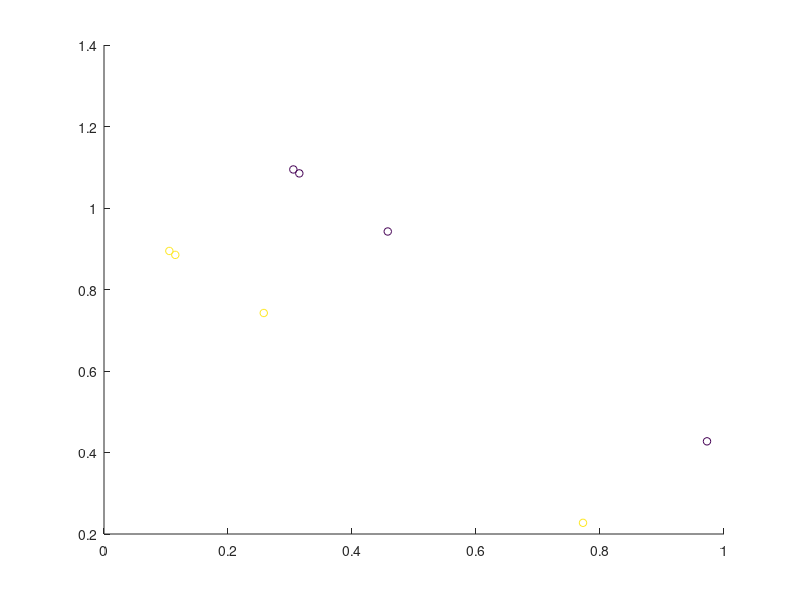

This chart was generated by the following MATLAB code: (Note: this script raises an error after producing the figure.)
% This script is a demo showing some simple decoding on simulated toy data.
% The toy data are simple matlab matrices and no "real" fMRI or EEG data.

clear all
dbstop if error % if something goes wrong

%% Set the output directory where data will be saved
% cfg.results.dir = % e.g. 'toyresults'
cfg.results.write = 0; % no results are written to disk


%% generate some toy data
% define number of "runs" and center means
nruns = 4; % lets simulate we have n runs
set2.mean = [0 0];
set1.mean = [.2 .2]; % should have the same dim as set1, otherwise it wont work (and would not make sense, either)

% data on two shifted lines
x = rand(nruns, 1);
dat = [x, x.*(-1) + 1];
data1 = dat + repmat(set1.mean, nruns, 1);
data2 = dat + repmat(set2.mean, nruns, 1);

% alternative: uniform
% data1 = rand(nruns, length(set1.mean)) + repmat(set1.mean, nruns, 1);
% data2 = rand(nruns, length(set2.mean)) + repmat(set2.mean, nruns, 1);

% put all together in a data matrix
data = [data1; data2]; 

%% add data description
% save labels
cfg.files.label = [ones(size(data1,1), 1); 2*ones(size(data1,1), 1)];

% save run number
cfg.files.step = [1:nruns, 1:nruns]';

% save a description
for ifile = 1:length(cfg.files.label)
    cfg.files.name(ifile) = {sprintf('class%i_run%i', cfg.files.label(ifile), cfg.files.step(ifile))};
end

% add an empty mask
cfg.files.mask = '';

%% plot the data (if 2d)
if size(data, 2) == 2
    scatter(data(:, 1), data(:, 2), 30, cfg.files.label);
end

%% Prepare data for passing
pass_data.data = data;
pass_data.mask_index = 1:size(data, 2); % use all voxels
pass_data.files = cfg.files;
pass_data.hdr = ''; % we don't need a header, because we don't write img-files as output (but mat-files)
pass_data.dim = [length(set1.mean), 1, 1]; % add dimension information of the original data
% passed_data.voxelsize = [1 1 1];


%% Add defaults for the remaining parameters that we did not specify
cfg = decoding_defaults(cfg);

% Set the analysis that should be performed (here we only want to do 1
% decoding)
cfg.analysis = 'wholebrain';
cfg.results.output = {'accuracy', 'model_parameters'}; % add if you want to see the model

%% Nothing needs to be changed below for a standard leave-one-run out cross
% validation analysis.

% Create a leave-one-run-out cross validation design:
cfg.design = make_design_cv(cfg); 
print_design(cfg);

%% Decoding Parameters

% default: -s 0 -t 0 -c 1 -b 0
cfg.decoding.train.classification.model_parameters = '-s 0 -t 0 -c 1000 -b 0';

%% Run decoding
[results, cfg] = decoding(cfg, pass_data);

%% Print decision boundary in figure
if isfield(results, 'model_parameters')
    svm_model = results.model_parameters.output(1).model(1); % get the model of the first SVM
    [X, Y] = meshgrid(-2:.11:3);
    Z = X;
    [predicted, acc, decision_values] = svmpredict(zeros(size(X(:))),[X(:), Y(:)],svm_model,cfg.decoding.test.classification.model_parameters);
    Z(:) = decision_values;
    hold on
    contour(X,Y,Z, -1:1);
    hold off
end
